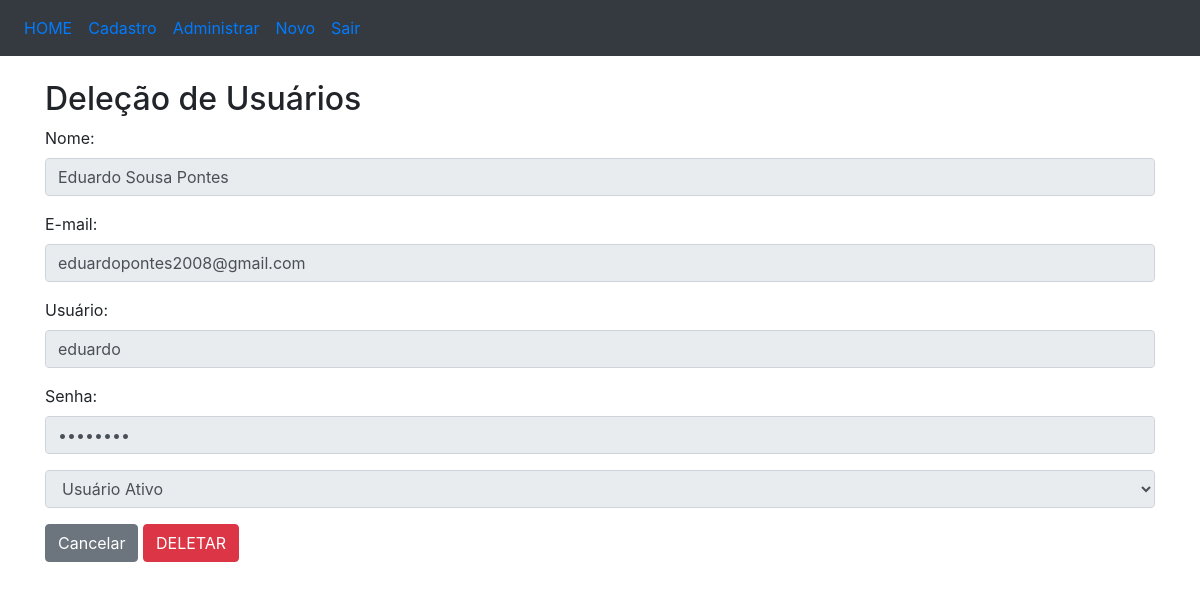
Screenshot of /usuarios/delecao/1/ with the database file from the repository.
### usuarios/models.py (models this page shows, shortened)
class Usuario(models.Model):
    code = models.CharField(max_length = 15)
    active = models.IntegerField()
    name = models.CharField(max_length = 100)
    email = models.CharField(max_length = 100)
    user = models.CharField(max_length = 50)
    password = models.CharField(max_length = 10)

### usuarios/views.py (the view)
# urls.py: path('delecao/<int:id>/', delecao),
def delecao(request, id):
	titulo = 'Deleção de Usuários'
	usuario = Usuario.objects.get(id=id)
	global ok
	return render(request, 'delecaoUsuarios.html', {'titulo' : titulo, 'usuarios' : usuario, 'ok' : ok})

### usuarios/templates/delecaoUsuarios.html (shortened to what this page needs)
<!DOCTYPE html>
<html>
<head>
	<link rel="stylesheet" href="https://maxcdn.bootstrapcdn.com/bootstrap/4.3.1/css/bootstrap.min.css">
</head>
<body>
	<nav class="navbar navbar-expand-sm bg-dark">
		<ul class="navbar-nav">
			<li class="nav-item">
				<a class="nav-link" href="/home">HOME</a>
			</li>
			<li class="nav-item">
				<a class="nav-link" href="/usuarios">Cadastro</a>
			</li>
			<li class="nav-item">
				<a class="nav-link" href="/admin">Administrar</a>
			</li>
			<li class="nav-item">
				<a class="nav-link" href="/usuarios/novo">Novo</a>
			</li>
			<li class="nav-item">
				<a class="nav-link" href="/usuarios/login">Sair</a>
			</li>
		</ul>
	</nav>
	<br>
	<div class="container">
		<h2>{{titulo}}</h2>
		<form action="/usuarios/salvarDelecao/" method="POST" name="frmUsuariosDelecao">{% csrf_token %}
			<div class="form-group">
				<label for="name">Nome:</label>
				<input type="text" class="form-control" name="name" id="name" value="{{usuarios.name}}" disabled="true">
			</div>
			<div class="form-group">
				<label for="email">E-mail:</label>
				<input type="email" class="form-control" name="email" id="email" value="{{usuarios.email}}" disabled="true">
			</div>
			<div class="form-group">
				<label for="user">Usuário:</label>
				<input type="text" class="form-control" name="user" id="user" value="{{usuarios.user}}" disabled="true">
			</div>
			<div class="form-group">
				<label for="user">Senha:</label>
				<input type="password" class="form-control" name="password" id="password" value="{{usuarios.password}}" disabled="true">
			</div>
			<div class="form-group">
				<select class="form-control" name="active" id="active" disabled="true">
					<option value="1">Usuário Ativo</option>
				</select>
			</div>
			<a href="/usuarios" class="btn btn-secondary" role="button">Cancelar</a>
			<button type="submit" class="btn btn-danger">DELETAR</button>
		</form>
	</div>
</body>
</html>

### rows the page displays
Usuario: name "Eduardo Sousa Pontes", email "eduardopontes2008@gmail.com", user "eduardo"

### other values shown
{{ titulo }} "Deleção de Usuários"
